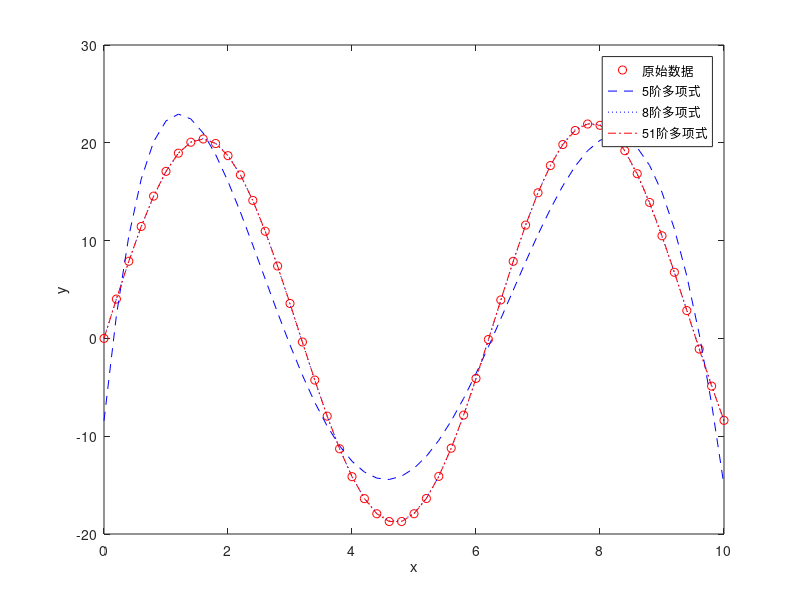

The MATLAB source for this figure:
function ThirdWork()
    x = 0 : 0.2 : 10;
    y = 0.25 * x + 20 * sin(x);
    % 5阶多项式拟合
    p5=polyfit(x,y,5);
    y5=polyval(p5,x);
    % 8阶多项式拟合
    p8=polyfit(x,y,8);
    y8=polyval(p8,x);
    % 51阶多项式拟合
    p51=polyfit(x,y,51);
    y51=polyval(p51,x);

    figure
    plot(x,y,'ro');
    hold on;
    plot(x,y5,'b--');
    plot(x,y8,'b:');
    plot(x,y51,'r-.');
    xlabel('x');
    ylabel('y');
    legend('原始数据','5阶多项式','8阶多项式','51阶多项式');

end

